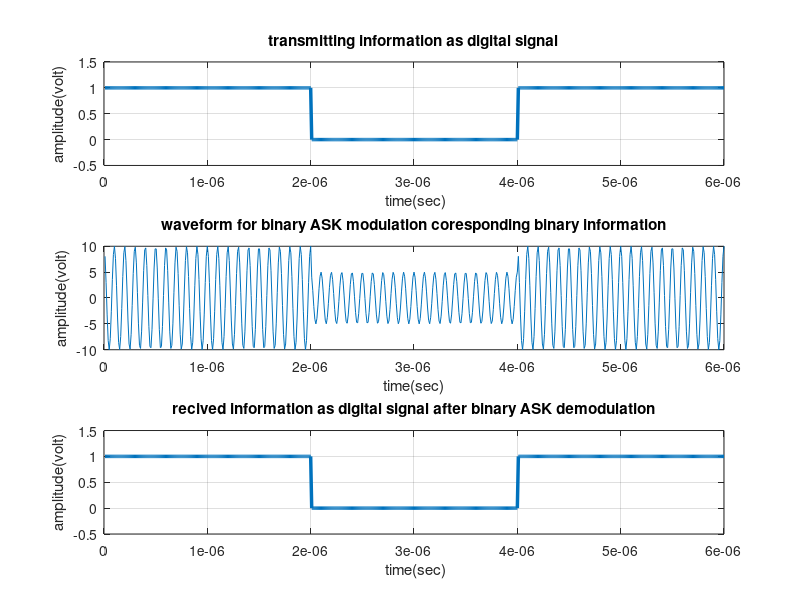

Write the MATLAB code that produced this figure.
x=[ 1 1 0 0 1 1]; % Binary Information
bp=.000001; % bit period
disp(' Binary information at Trans mitter :');
disp(x);
%XX representation of transmitting binary information as digital signal XXX
bit=[];
for n=1:1:length(x)
if x(n)==1;
se=ones(1,100);
else x(n)==0;
se=zeros(1,100);
end
bit=[bit se];
end
t1=bp/100:bp/100:100*length(x)*(bp/100);
subplot(3,1,1);
plot(t1,bit,'lineWidth',2.5);grid on;
axis([ 0 bp*length(x) -.5 1.5]);
ylabel('amplitude(volt)');
xlabel(' time(sec)');
title('transmitting information as digital signal');
%XXXXXXXXXXXXXXXXXXXXXXX Binary-ASK modulationXXXXXXXXXXXXXXXXXXXXXXXXXXX%
A1=10; % Amplitude of carrier signal for information 1
A2=5; % Amplitude of carrier signal for information 0
br=1/bp; % bit rate
f=br*10; % carrier frequency
t2=bp/99:bp/99:bp;
ss=length(t2);
m=[];
for (i=1:1:length(x))
if (x(i)==1)
y=A1*cos(2*pi*f*t2);
else
y=A2*cos(2*pi*f*t2);
end
m=[m y];
end
t3=bp/99:bp/99:bp*length(x);
subplot(3,1,2);
plot(t3,m);
xlabel('time(sec)');
ylabel('amplitude(volt)');
title('waveform for binary ASK modulation coresponding binary information');

%XXXXXXXXXXXXXXXXXXXX Binary ASK demodulationXXXXXXXXXXXXXXXXXXXXXXXXXXXXX
mn=[];
for n=ss:ss:length(m)
t=bp/99:bp/99:bp;
y=cos(2*pi*f*t); % carrier siignal
mm=y.*m((n-(ss-1)):n);
t4=bp/99:bp/99:bp;
z=trapz(t4,mm) % intregation
zz=round((2*z/bp))
if(zz>7.5) % logic level = (A1+A2)/2=7.5
a=1;
else
a=0;
end
mn=[mn a];
end
disp(' Binary information at Reciver :');
disp(mn);
%XXXXX Representation of binary information as digital signal which achived
%after ASK demodulationXXXXXXXXXXXXXXXXXXXXXXXXXXXXXXXXXXXXXXXXXXXXXXXXXXX
bit=[];
for n=1:length(mn);
if mn(n)==1;
se=ones(1,100);
else mn(n)==0;
se=zeros(1,100);
end
bit=[bit se];
end
t4=bp/100:bp/100:100*length(mn)*(bp/100);
subplot(3,1,3)
plot(t4,bit,'LineWidth',2.5);grid on;
axis([ 0 bp*length(mn) -.5 1.5]);
ylabel('amplitude(volt)');
xlabel(' time(sec)');
title('recived information as digital signal after binary ASK demodulation');
